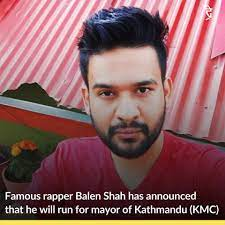
#> input picture model/test_image/images (15).jpg, 225 x 225 px, found by its file name
$ jupyter execute --allow-errors politicians_face_classification.ipynb   (shell and % lines are left out)
#> lines starting #> are read from the running program, lines starting #| are printed output that depends on the picture; after the words box and inside, x2 and y2 are one past the last pixel; in counts of white or black regions, pixels touching at a corner belong together
## Sports Celebrity Image Classification

[cell 1]
import numpy as np
import cv2
import  matplotlib
from matplotlib import pyplot as plt

### (1) Preprocessing: Detect face and eyes

When we look at any image, most of the time we identify a person using a face. An image might contain multiple faces, also the face can be obstructed and not clear. The first step in our pre-processing pipeline is to detect faces from an image. Once face is detected, we will detect eyes, if two eyes are detected then only we keep that image otherwise discard it.
Now how do you detect face and eyes?
We will use haar cascade from opencv for this

[cell 2]
img= cv2.imread('test_image\images (15).jpg')
#> img is the input picture: shape (225, 225, 3); mean B, G, R 95.7, 93.6, 136.1
img.shape
#> Out = (225, 225, 3)

[cell 3]
plt.imshow(img)

[cell 4]
gray = cv2.cvtColor(img, cv2.COLOR_BGR2GRAY)
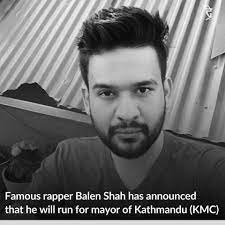
#> gray: shape (225, 225); min 0, max 255, mean 106.6
gray.shape
#> Out = (225, 225)

[cell 5]
gray

[cell 6]
plt.imshow(gray, cmap='gray')

[cell 7]
face_cascade = cv2.CascadeClassifier('./opencv/haarcascade_frontalface_default.xml')
eye_cascade = cv2.CascadeClassifier('./opencv/haarcascade_eye.xml')

faces = face_cascade.detectMultiScale(gray, 1.3, 5)
#> faces = [[77, 55, 96, 96]]
faces
#> Out = [[77, 55, 96, 96]]

[cell 8]
(x,y,w,h) = faces[0]
#> x = 77; y = 55; w = 96; h = 96
x,y,w,h
#> Out = (77, 55, 96, 96)

[cell 9]
face_img = cv2.rectangle(img,(x,y),(x+w,y+h),(255,0,0),2) # -> RGB color rectangle- red
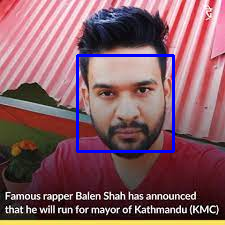
#> face_img: shape (225, 225, 3); mean B, G, R 99.1, 91.4, 132.8
plt.imshow(face_img)

[cell 10]
cv2.destroyAllWindows()
for (x,y,w,h) in faces:
    face_img = cv2.rectangle(img,(x,y),(x+w,y+h),(255,0,0),2)
    roi_gray = gray[y:y+h, x:x+w]
    roi_color = face_img[y:y+h, x:x+w]
    eyes = eye_cascade.detectMultiScale(roi_gray)
    for (ex,ey,ew,eh) in eyes:
        cv2.rectangle(roi_color,(ex,ey),(ex+ew,ey+eh),(0,255,0),2)
#> this loop made 1 pass
#> (x, y, w, h, eyes) on pass 1: (77, 55, 96, 96, [[52, 23, 24, 24], [17, 26, 24, 24]])
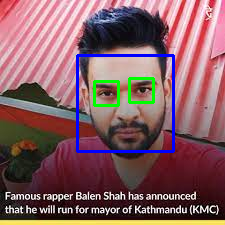
#> img: shape (225, 225, 3); 1.12% of pixels changed, all inside (x1, y1, x2, y2) = (93, 77, 155, 107)
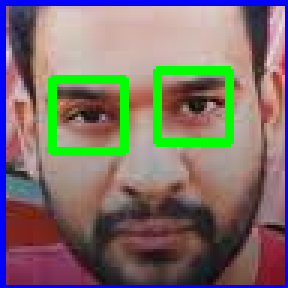
#> roi_color: shape (96, 96, 3) (shown 3 times larger); mean B, G, R 109.1, 111.8, 125.1


plt.figure()
plt.imshow(face_img, cmap='gray')
plt.show()

### (2) Preprocessing: Crop the facial region of the image

[cell 11]
plt.imshow(roi_color, cmap='gray')

[cell 12]
cropped_img = np.array(roi_color)
cropped_img.shape
#> Out = (96, 96, 3)

## (3) Preprocessing: Use wavelet transform as a feature for traning our model

### In wavelet transformed image, you can see edges clearly and that can give us clues on various facial features such as eyes, nose, lips etc

## Wavelet transform

[cell 13]
import numpy as np
import pywt
import cv2

def w2d(img, mode='haar', level=1):
#> called with mode = 'db1', level = 5
    imArray = img
    #Datatype conversions
    #convert to grayscale
    imArray = cv2.cvtColor( imArray,cv2.COLOR_RGB2GRAY )
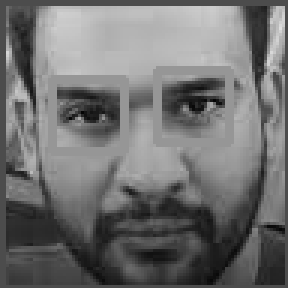
#> imArray: shape (96, 96) (shown 3 times larger); min 4, max 222, mean 112.5
    #convert to float
    imArray =  np.float32(imArray)
    imArray /= 255;
    # compute coefficients
    coeffs=pywt.wavedec2(imArray, mode, level=level)
#> coeffs = 6 items

    #Process Coefficients
    coeffs_H=list(coeffs)
#> coeffs_H = 6 items
    coeffs_H[0] *= 0;

    # reconstruction
    imArray_H=pywt.waverec2(coeffs_H, mode);
    imArray_H *= 255;
    imArray_H =  np.uint8(imArray_H)
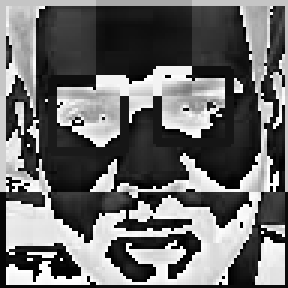
#> imArray_H: shape (96, 96) (shown 3 times larger); min 0, max 255, mean 107.2

    return imArray_H

[cell 14]
im_har = w2d(cropped_img,'db1',5)
plt.imshow(im_har, cmap='gray')

## (3) Preprocessing: Load image, detect face. If eyes >=2, then save and crop the face region

#### Lets write a python function that can take input image and returns cropped image (if face and eyes >=2 are detected)

[cell 15]
def get_cropped_image_if_2_eyes(image_path):
#> called with image_path = './test_image/images (15).jpg'
    img = cv2.imread(image_path)
    gray = cv2.cvtColor(img, cv2.COLOR_BGR2GRAY)
    faces = face_cascade.detectMultiScale(gray, 1.3, 5)
#> faces = [[77, 55, 96, 96]]
    for (x,y,w,h) in faces:
        roi_gray = gray[y:y+h, x:x+w]
        roi_color = img[y:y+h, x:x+w]
        eyes = eye_cascade.detectMultiScale(roi_gray)
        if len(eyes) >= 2:
            return roi_color

[cell 16]
original_image = cv2.imread('./test_image/images (15).jpg')
plt.imshow(original_image)

[cell 17]
cropped_image = get_cropped_image_if_2_eyes('./test_image/images (15).jpg')
plt.imshow(cropped_image)

###In below image face is not very clear and it doesn't have two eyes clearly visible

[cell 18]
org_image_obstructed = cv2.imread('./test_image/images (9).jpg')
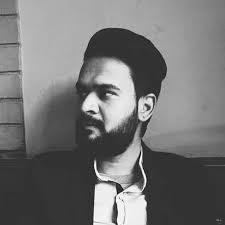
#> input picture model/test_image/images (9).jpg, 225 x 225 px
#> org_image_obstructed is the input picture: shape (225, 225, 3); min 6, max 255, mean 116.5
plt.imshow(org_image_obstructed)

[cell 19]
cropped_image_no_2_eyes = get_cropped_image_if_2_eyes('./test_image/images (9).jpg')
cropped_image_no_2_eyes

### Above cropped_image_no_2_eyes is None which means we should ignore this image and we will not use such image for model training

[cell 20]
path_to_data = "./dataset/"
path_to_cr_data = "./dataset/cropped/"

[cell 21]
import os
img_dirs = []
for entry in os.scandir(path_to_data):
    if entry.is_dir():
        img_dirs.append(entry.path)

[cell 22]
img_dirs

#### Go through all images in dataset folder and create cropped images for them. There will be cropped folder inside dataset folder after you run this code

[cell 23]
import shutil
if os.path.exists(path_to_cr_data):
     shutil.rmtree(path_to_cr_data)
os.mkdir(path_to_cr_data)

[cell 24]
cropped_image_dirs = []
politician_file_names_dict = {}
for img_dir in img_dirs:
    count = 1
    politician_name = img_dir.split('/')[-1]
    politician_file_names_dict[politician_name] = []
    for entry in os.scandir(img_dir):
        roi_color = get_cropped_image_if_2_eyes(entry.path)
#> call 3 of get_cropped_image_if_2_eyes, with image_path = './dataset/balen sah/download (2).jpg'
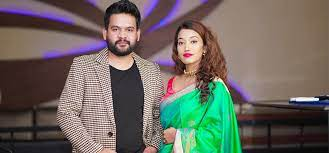
#> input picture model/dataset/balen sah/download (2).jpg, 329 x 153 px
#> in get_cropped_image_if_2_eyes, img is the input picture: shape (153, 329, 3); mean B, G, R 95.3, 103.6, 106.6
#> in get_cropped_image_if_2_eyes (call 3), `gray = cv2.cvtColor(img, cv2.COLOR_BGR2GRAY)`:
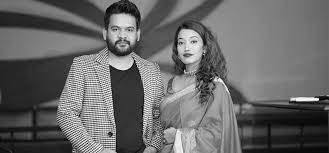
#> gray: shape (153, 329); min 1, max 253, mean 103.6
#> in get_cropped_image_if_2_eyes (call 3), `faces = face_cascade.detectMultiScale(gray, 1.3, 5)`: faces = [[105, 15, 36, 36]]
#> the loop in get_cropped_image_if_2_eyes (call 3), `for (x,y,w,h) in faces:` made 1 pass
#> pass 1, in get_cropped_image_if_2_eyes (call 3), `roi_color = img[y:y+h, x:x+w]`:
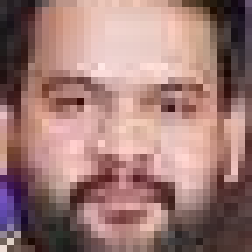
#> roi_color: shape (36, 36, 3) (shown 7 times larger); mean B, G, R 117.8, 122.3, 158.9
        if roi_color is not None:
            cropped_folder = path_to_cr_data + politician_name
            if not os.path.exists(cropped_folder):
                os.makedirs(cropped_folder)
                cropped_image_dirs.append(cropped_folder)
                print("Generating cropped images in folder: ",cropped_folder)
            cropped_file_name = politician_name + str(count) + ".png"
            cropped_file_path = cropped_folder + "/" + cropped_file_name
            cv2.imwrite(cropped_file_path, roi_color)
            politician_file_names_dict[politician_name].append(cropped_file_path)
            count += 1

#### Now you should have cropped folder under datasets folder that contains cropped images

#### Manually examine cropped folder and delete any unwanted images

[cell 25]
politician_file_names_dict = {}
for img_dir in cropped_image_dirs:
    politician_name = img_dir.split('/')[-1]
    file_list = []
    for entry in os.scandir(img_dir):

        file_list.append(entry.path)
    politician_file_names_dict[politician_name] = file_list
politician_file_names_dict

[cell 26]
class_dict = {}
count = 0
for politician_name in politician_file_names_dict.keys():
    class_dict[politician_name] = count
    count = count + 1
#> this loop made 0 passes
#> after the loop, class_dict = 0 items; count = 0
class_dict
